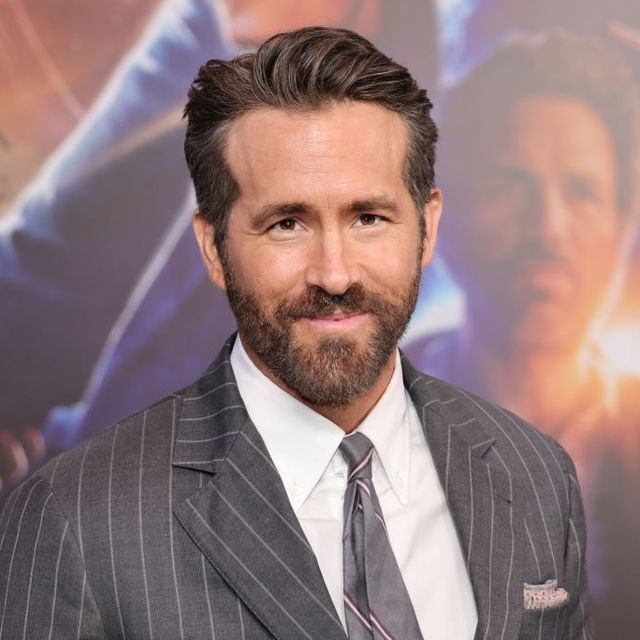
#> input picture TestFaces/ryan.jpeg, 640 x 640 px, found by its file name
$ jupyter execute --allow-errors 'GenderClassification_OpenCV&Keras.ipynb'   (shell and % lines are left out)
#> lines starting #> are read from the running program, lines starting #| are printed output that depends on the picture
---

#Clasificación de género usando OpenCV y Keras

---

Se instalan las librerías a utilizar

[cell 1]
import numpy as np
import pandas as pd
import matplotlib.pyplot as plt
import seaborn as sns
import cv2
import random
import os

from tensorflow.keras.preprocessing.image import ImageDataGenerator,load_img
from tensorflow.keras.models import Sequential
from tensorflow.keras.optimizers import Adam
from tensorflow.keras.layers import Flatten,Dense,Dropout,Conv2D,MaxPool2D,BatchNormalization
from tensorflow.keras.callbacks import ModelCheckpoint,EarlyStopping

A continuación conectaremos con google drive para poder usar el dataset para entrenar nuestro modelo e importarlo de forma más eficiente.

[cell 2]
from google.colab import drive
drive.mount('/content/drive')

Se descomprime el dataset el cual se encuentra comprimido en ZIP

Podemos comprobar los diferentes tipos de imagenes que se encuentran en nuestro dataset el cual en este caso se basa en la clasificación de género

[cell 3]
traindir = "Dataset/Training"
testdir = "Dataset/Validation"
#> (the rest of this cell did not finish here and is left out)

La función show_images nos mostrará de manera aleatoria 10 de imágenes del género especificado sacadas del los archivos de entrenamiento de nuestro modelo

[cell 4]
def show_images(dir):
    plt.figure(figsize=(12,7))
    for i in range(10):
        plt.subplot(2,5,i+1)
        img = random.choice(os.listdir(dir))
        img = load_img(os.path.join(dir,img))
        plt.subplots_adjust(hspace=0.2)
        x =dir.split("/")[-1]
        if x == "male":
            plt.suptitle("Male Images",fontsize=15)
        else:
            plt.suptitle("Female Images",fontsize=15)
        plt.imshow(img)
    plt.tight_layout()

Aqui se nos muestra 10 imágenes del dataset de imágenes de hombres

#> (a cell that did not finish here is left out)

Aquí podemos comprobar el dataset de imágenes de mujeres

#> (a cell that did not finish here is left out)


La siguiente parte del código configura generadores de datos para el entrenamiento y la evaluación de un modelo de red neuronal convolucional posteriormente explicaremos de manera mas a fondo el código

[cell 7]
height = 160
width = 160
ratio = 1/255.0
zoom = 0.2

print("---Train Data---")
#> (the rest of this cell did not finish here and is left out)

Comenzamos determinando las dimensiones objetivo de las imágenes, la relación de escala y el zoom que se hara sobre la imagen en el procesamiento de la misma usando height, width, ratio, zoom

Se crea un generador de datos para el conjunto de entrenamiento con aumentación de datos. La aumentación incluye reescalamiento, rotación, cambio de altura, cambio de inclinación, zoom y volteo horizontal. Al realizar esto se hace más sencilla la tarea de diversificar el conjunto de entrenamiento y mejorar la capacidad del modelo para generalizar.

A continuación se importará la arquitectura MobileNetV2 el cual es un modelo de red neuronal convolucional preentrenada en grandes conjuntos de datos de imágenes para tareas de clasificación.

[cell 8]
#Importamos modelo convolucional preentrenado de keras para clasificación
#de imágenes
from tensorflow.keras.applications.mobilenet_v2 import MobileNetV2
#> (the rest of this cell did not finish here and is left out)

Continuamos creando ya definitivamente el modelo de clasificación de género facial utilizando transferencia de aprendizaje con MobileNetV2.

La capa densa después de MobileNetV2 permite adaptar características específicas a la tarea de clasificación binaria de género. Se utiliza la función de activación ReLU para introducir no linealidades. La capa de salida tiene activación softmax para obtener probabilidades de dos clases (género masculino y femenino).

El modelo se compila con el optimizador Adam y se utiliza la función de pérdida categorical_crossentropy para la clasificación multiclase. La métrica de precisión se supervisa durante el entrenamiento.

#> (a cell that did not finish here is left out)

Establecemos una tecnica de regularización la cual guarda el modelo con la mejor precisión del conjunto de validación.

Por otro lado usamos EarlyStopping para que se detenga el entrenamiento si no hay mejoras tras 5 epochs lo que nos permitirá evitar un sobreentranmiento.

#> (a cell that did not finish here is left out)

Comenzamos a entrenar nuestro modelo usando las técnicas establecidas previamente de checkpoint y earlystopping y diviendiendo los datos en lotes de 32 a la hora de entrenarlos.

[cell 11]
batch_size = 32
#> (the rest of this cell did not finish here and is left out)

Procedemos a comprobar los resultados de nuestro modelo

#> (a cell that did not finish here is left out)

Como se puede apreciar nuestro modelo ha conseguuido una gran precisión de hasta un 87%, lo cual nos da a entender que puede clasificar el género de la persona con una alta probabiidad de acierto.

Por otro lado la pérdida llega a alcanzar hasta un 30% lo cual puede deberse a varias razones. Una de estas razones puede ser la diferencia en la cantidad de imagenes con la que hemos entrenado a nuestro modelo mientras que otra de las razones puede llegar a ser que el modelo no este capturando ciertos patrones iportantes de los datos que nos ayudarían en gran medida a clasificarlos.

#> (a cell that did not finish here is left out)

A la hora de probar el modelo con los datos de prueba podemos comprobar como los resultados tienen una gran variación respecto al resultado de los datos de entrenamiento variando unicamente un 0.05% en la precisión y en la pérdida de imformación.

[cell 14]
def checking(img):
#> called with img = 'ryan.jpeg'
    label = {0: "female", 1: "male"}
    image = cv2.imread(img)
#> image is the input picture: shape (640, 640, 3); mean B, G, R 122.4, 121.4, 145
    gray = cv2.cvtColor(image, cv2.COLOR_BGR2GRAY)
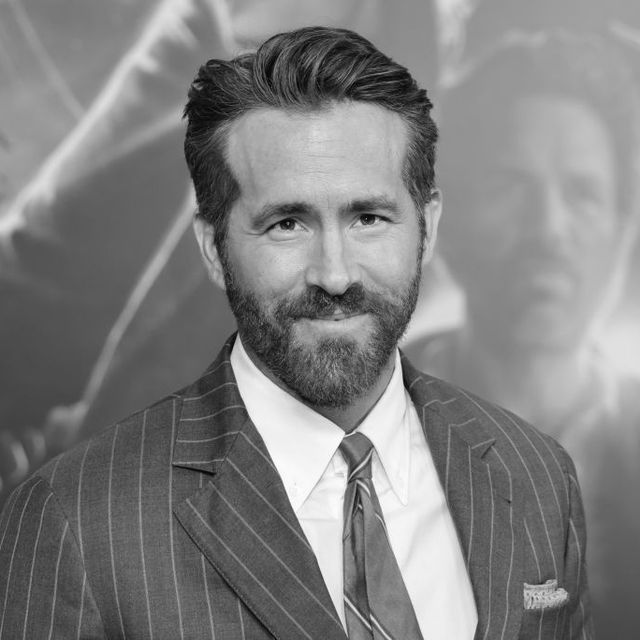
#> gray: shape (640, 640); min 1, max 255, mean 128.5
    cascade = cv2.CascadeClassifier(cv2.data.haarcascades + 'haarcascade_frontalface_default.xml')
    faces = cascade.detectMultiScale(gray, 1.1, 7)
#> faces = [[458, 124, 171, 171], [205, 122, 252, 252]]

    for x, y, w, h in faces:
        face = image[y:y+h, x:x+w]

        # Preserve aspect ratio while resizing
        aspect_ratio = float(w) / float(h)
        new_width = 160
        new_height = int(new_width / aspect_ratio)
        face_resized = cv2.resize(face, (new_width, new_height))

        img_scaled = face_resized / 255.0
        reshape = np.reshape(img_scaled, (1, new_height, new_width, 3))
        img = np.vstack([reshape])
        result = np.argmax(model.predict(img), axis=-1)

        if result == 0:
            cv2.rectangle(image, (x-10, y), (x+w, y+h), (255, 0, 0), 4)
            cv2.rectangle(image, (x-10, y-50), (x+w, y), (255, 0, 0), -1)
            cv2.putText(image, label[0], (x, y-10), cv2.FONT_HERSHEY_SIMPLEX, 2, (255, 255, 255), 2)

        elif result == 1:
            cv2.rectangle(image, (x-10, y), (x+w, y+h), (0, 0, 255), 4)
            cv2.rectangle(image, (x-10, y-50), (x+w, y), (0, 0, 255), -1)
            cv2.putText(image, label[1], (x, y-10), cv2.FONT_HERSHEY_SIMPLEX, 2, (255, 255, 255), 2)
#> this loop made 1 pass
#> (x, y, w, h, aspect_ratio, new_width, new_height) on pass 1: (458, 124, 171, 171, 1, 160, 160)
#> pass 1, in checking, `face = image[y:y+h, x:x+w]`:
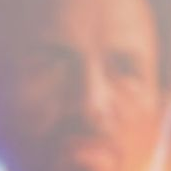
#> face: shape (171, 171, 3); mean B, G, R 144.3, 151.9, 191.6
#> call 2 of checking, with img = 'lily.jpeg'
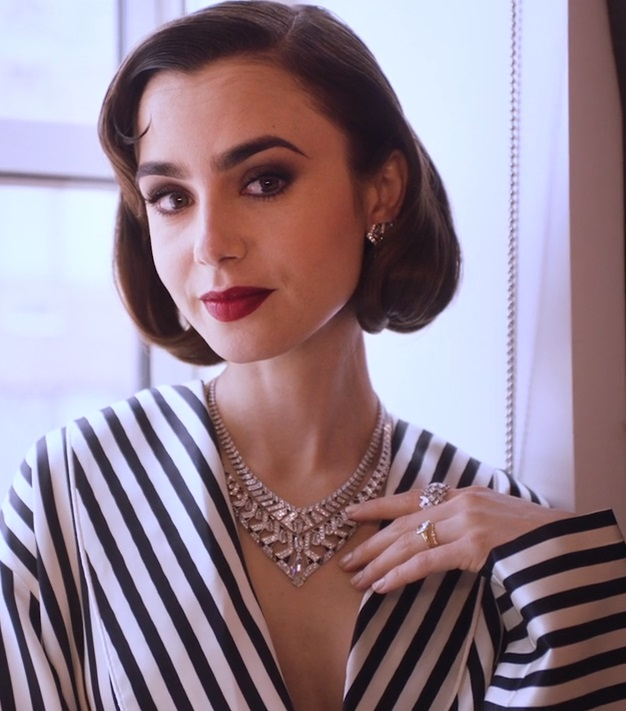
#> input picture TestFaces/lily.jpeg, 626 x 711 px, found by its file name
#> in checking, image is the input picture: shape (711, 626, 3); mean B, G, R 141.9, 129.8, 148.5
#> in checking (call 2), `gray = cv2.cvtColor(image, cv2.COLOR_BGR2GRAY)`:
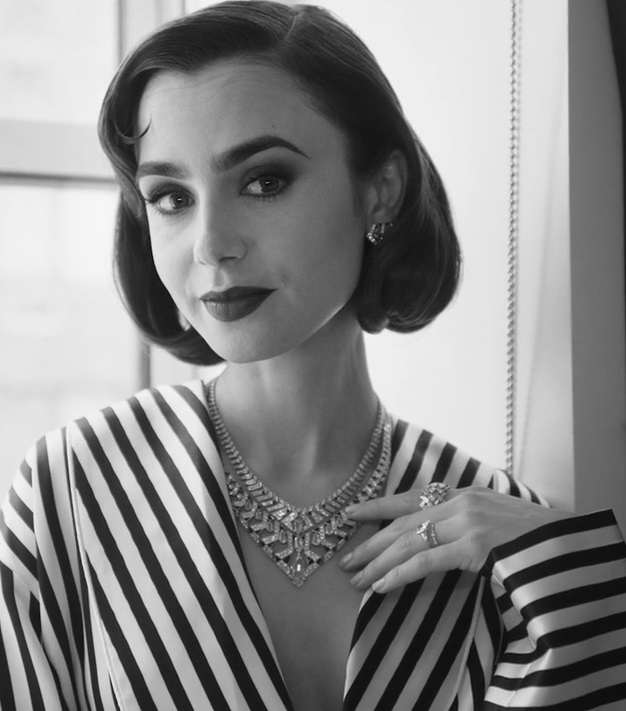
#> gray: shape (711, 626); min 5, max 250, mean 136.8
#> in checking (call 2), `faces = cascade.detectMultiScale(gray, 1.1, 7)`: faces = [[94, 93, 250, 250]]
#> this loop made 1 pass
#> (x, y, w, h, aspect_ratio, new_width, new_height) on pass 1: (94, 93, 250, 250, 1, 160, 160)
#> pass 1, in checking (call 2), `face = image[y:y+h, x:x+w]`:
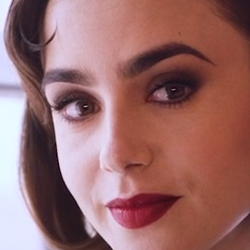
#> face: shape (250, 250, 3); mean B, G, R 106.9, 107.2, 152.9

    image = cv2.cvtColor(image, cv2.COLOR_BGR2RGB)
    plt.imshow(image)
    plt.show()

En la función checking mostrada anteriormente se realiza la detección de caras en una imagen utilizando el clasificador de cascada Haar para identificar las ubicaciones de las caras. Luego, para cada cara detectada, redimensiona la región de la cara a un tamaño específico, normaliza los valores de píxeles a un rango de 0 a 1 y realiza una predicción utilizando el modelo entrenado anteriormente. Dependiendo de la clase predicha, dibuja un rectángulo alrededor de la cara con un mensaje indicando el género predicho.

#> (a cell that did not finish here is left out)

Al realizar pruebas con nuestro clasificador y detector de caras podemos comprobar como no reconoce unicamente la cara principal que se muestra en la imagen sino que también es capaz de detectar y clasificar de manera correcta una cara que podemos apreciar en el fondo de la imagen.

#> (a cell that did not finish here is left out)

#> (a cell that did not finish here is left out)
